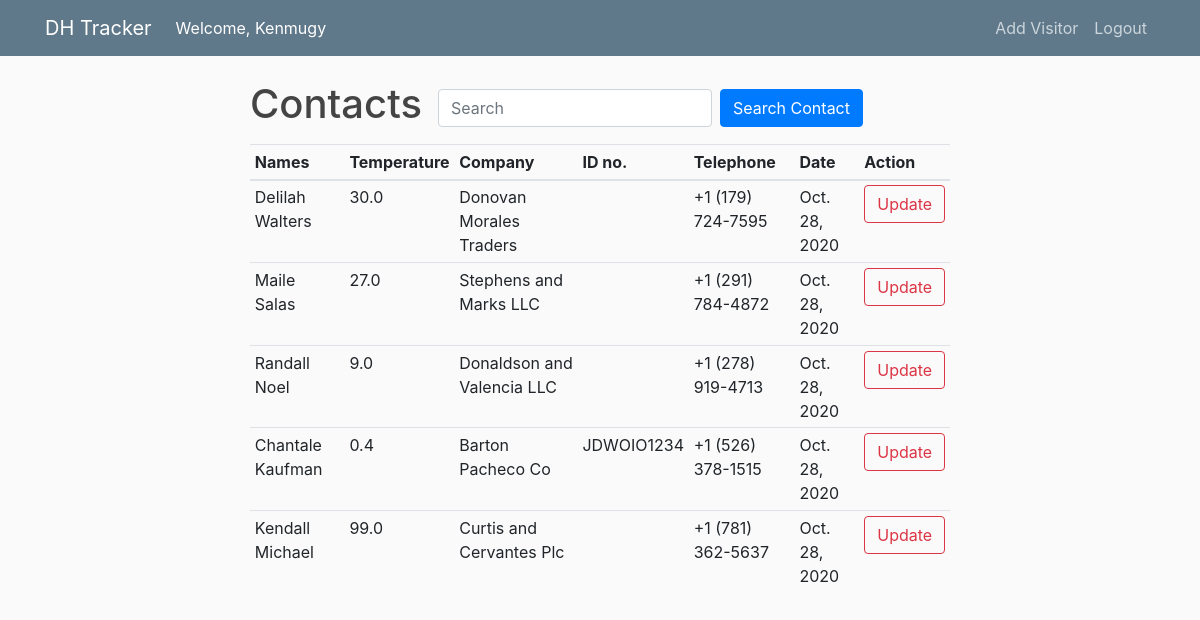
The app's page /track/ (signed in) with its own data.
### track/models.py (models this page shows, shortened)
class Contact(models.Model):
    name = models.CharField(max_length=150)
    temperature = models.DecimalField(max_digits=3, decimal_places=1)
    company = models.CharField(max_length=150)
    id_no = models.CharField(max_length=150, blank=True)
    telephone = models.CharField(max_length=150)
    date = models.DateField(default=timezone.now)

### track/views.py (the view)
# urls.py: 2. Add a URL to urlpatterns:  path('', views.home, name='home')
@login_required
def home(request):
    contacts = get_list_or_404(Contact) or None
    return render(request, "track/home.html", {"contacts": contacts})

### track/templates/track/home.html (shortened to what this page needs)
{% extends 'track/base.html' %} {% block content %}
<div class="container">
  <div class="mb-2">
    <div class="form-inline my-2 my-lg-0">
      <h1 class="indigo-text mr-3">Contacts</h1>
      <input class="form-control mr-sm-2" type="search" placeholder="Search" />
      <button
        type="button"
        class="btn btn-primary"
        data-toggle="modal"
        data-target="#exampleModal"
      >
        Search Contact
      </button>
    </div>
  </div>
  <div class="table-responsive">
    <table class="table table-sm table-hover">
      <thead>
        <tr>
          <th scope="col">Names</th>
          <th scope="col">Temperature</th>
          <th scope="col">Company</th>
          <th scope="col">ID no.</th>
          <th scope="col">Telephone</th>
          <th scope="col">Date</th>
          <th scope="col">Action</th>
        </tr>
      </thead>
      <tbody>
        {% if contacts %} {% for contact in contacts %}
        <tr class="link">
          <td>{{contact.name}}</td>
          <td>{{contact.temperature}}</td>
          <td>{{contact.company}}</td>
          <td>{{contact.id_no}}</td>
          <td>{{contact.telephone}}</td>
          <td>{{contact.date}}</td>
          <td>
            <a
              href="{% url 'update' contact.id %}"
              class="btn btn-outline-danger"
              >Update</a
            >
          </td>
        </tr>
        {% endfor %} {% else %}
        <h4>You have nothing</h4>
        {% endif %} {% endblock %}

### track/templates/track/base.html (shortened to what this page needs)
{% load static %}
<!DOCTYPE html>
<html lang="en">
  <head>
    <link rel="stylesheet" href="{% static 'track/bootstrap.min.css' %}" />
    <link rel="stylesheet" href="{% static 'track/main.css' %}" />
  </head>
  <body>
    <header class="site-header">
      <nav class="navbar navbar-expand-md navbar-dark bg-steel fixed-top">
        <div class="container">
          <a class="navbar-brand mr-4" href="{% url 'home' %}">DH Tracker</a>
          <div class="collapse navbar-collapse" id="navbarToggle">
            {% if user.is_authenticated %}
            <div class="navbar-nav mr-auto">
              <div class="nav-item text-capitalize text-white">
                Welcome, {{user}}
              </div>
            </div>
            <div class="navbar-nav">
              <a class="nav-item nav-link" href="{% url 'contact' %}"
                >Add Visitor</a
              >
              <a class="nav-item nav-link" href="{% url 'logout' %}">Logout</a>
            </div>
            {% else %}
            <div class="navbar-nav mr-auto"></div>
            <div class="navbar-nav">
              <a class="nav-item nav-link" href="{% url 'login' %}">Login</a>
              {% endif %}
            </div>
          </div>
      </nav>
    </header>
    <main role="main" class="container">
      <div class="row">
        <div class="col-md-8 container">
          {% block content %}{% endblock %}
        </div>
      </div>
    </main>
  </body>
</html>

### track/static/track/main.css (style rules this page uses)
body { background: #fafafa; color: #333333; margin-top: 5rem; }
h1, h2, h3, h4, h5, h6 { color: #444444; }
.bg-steel { background-color: #5f788a; }
.site-header .navbar-nav .nav-link { color: #cbd5db; }

### records on screen
Contact: name "Delilah Walters", temperature "30.0", company "Donovan Morales Traders", telephone "+1 (179) 724-7595", date "Oct. 28, 2020"
Contact: name "Maile Salas", temperature "27.0", company "Stephens and Marks LLC", telephone "+1 (291) 784-4872", date "Oct. 28, 2020"
Contact: name "Randall Noel", temperature "9.0", company "Donaldson and Valencia LLC", telephone "+1 (278) 919-4713", date "Oct. 28, 2020"
Contact: name "Chantale Kaufman", temperature "0.4", company "Barton Pacheco Co", id_no "JDWOIO1234", telephone "+1 (526) 378-1515", date "Oct. 28, 2020"
Contact: name "Kendall Michael", temperature "99.0", company "Curtis and Cervantes Plc", telephone "+1 (781) 362-5637", date "Oct. 28, 2020"

### other values on screen
{{ user }} "Kenmugy"
